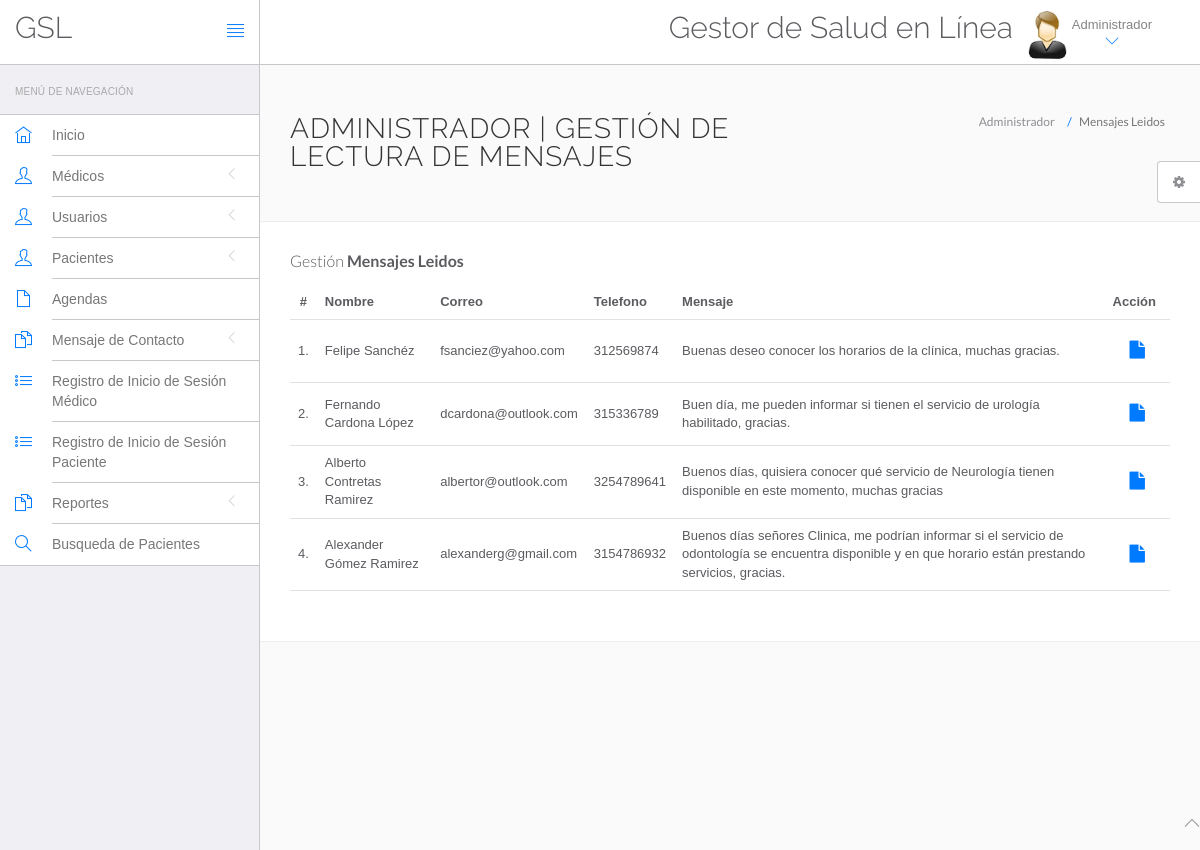
Page /hms/admin/read-query.php (signed in) on the committed database.
### tables this page shows
CREATE TABLE `tblcontactus` (
  `id` int(11) NOT NULL,
  `fullname` varchar(255) DEFAULT NULL,
  `email` varchar(255) DEFAULT NULL,
  `contactno` bigint(12) DEFAULT NULL,
  `message` mediumtext DEFAULT NULL,
  `PostingDate` timestamp NULL DEFAULT current_timestamp(),
  `AdminRemark` mediumtext DEFAULT NULL,
  `LastupdationDate` timestamp NULL DEFAULT NULL ON UPDATE current_timestamp(),
  `IsRead` int(11) DEFAULT NULL
);

### hms/admin/read-query.php (the view, shortened to what this page needs)
<?php
include('include/config.php');
?>
<!DOCTYPE html>
<html lang="en">
<head>
    <link rel="stylesheet" href="vendor/bootstrap/css/bootstrap.min.css">
    <link rel="stylesheet" href="vendor/fontawesome/css/font-awesome.min.css">
    <link rel="stylesheet" href="vendor/themify-icons/themify-icons.min.css">
    <link href="vendor/animate.css/animate.min.css" rel="stylesheet" media="screen">
    <link href="vendor/perfect-scrollbar/perfect-scrollbar.min.css" rel="stylesheet" media="screen">
    <link href="vendor/switchery/switchery.min.css" rel="stylesheet" media="screen">
    <link href="vendor/bootstrap-touchspin/jquery.bootstrap-touchspin.min.css" rel="stylesheet" media="screen">
    <link href="vendor/select2/select2.min.css" rel="stylesheet" media="screen">
    <link href="vendor/bootstrap-datepicker/bootstrap-datepicker3.standalone.min.css" rel="stylesheet" media="screen">
    <link href="vendor/bootstrap-timepicker/bootstrap-timepicker.min.css" rel="stylesheet" media="screen">
    <link rel="stylesheet" href="assets/css/styles.css">
    <link rel="stylesheet" href="assets/css/plugins.css">
    <link rel="stylesheet" href="assets/css/themes/theme-1.css" id="skin_color" />
</head>
<body>
    <div id="app">
        <?php include('include/sidebar.php');?>
		    <div class="app-content">
            <?php include('include/header.php');?>
            <div class="main-content">
                <div class="wrap-content container" id="container">
                    <section id="page-title">
                        <div class="row">
                            <div class="col-sm-8">
                                <h1 class="mainTitle">Administrador | Gestión de Lectura de Mensajes</h1>
                            </div>
                            <ol class="breadcrumb">
                                <li>
                                    <span>Administrador</span>
                                </li>
                                <li class="active">
                                    <span>Mensajes Leidos</span>
                                </li>
                            </ol>
                        </div>
                    </section>
                    <div class="container-fluid container-fullw bg-white">
                        <div class="row">
                            <div class="col-md-12">
                                <h5 class="over-title margin-bottom-15">Gestión <span class="text-bold">Mensajes Leidos</span></h5>
                                <table class="table table-hover" id="sample-table-1">
                                    <thead>
                                        <tr>
                                            <th class="center">#</th>
                                            <th>Nombre</th>
                                            <th class="hidden-xs">Correo</th>
                                            <th>Telefono </th>
                                            <th>Mensaje </th>
                                            <th>Acción</th>
                                        </tr>
                                    </thead>
                                    <tbody>
                                        <?php
$sql=mysqli_query($con,"select * from tblcontactus where IsRead is not null");
$cnt=1;
while($row=mysqli_fetch_array($sql))
{
?>
                                        <tr>
                                            <td class="center"><?php echo $cnt;?>.</td>
                                            <td class="hidden-xs"><?php echo $row['fullname'];?></td>
                                            <td><?php echo $row['email'];?></td>
                                            <td><?php echo $row['contactno'];?></td>
                                            <td><?php echo $row['message'];?></td>
                                            <td>
                                                <div class="visible-md visible-lg hidden-sm hidden-xs">
                                                    <a href="query-details.php?id=<?php echo $row['id'];?>"
                                                        class="btn btn-transparent btn-lg" title="View Details"><i
                                                            class="fa fa-file"></i></a>
                                                </div>
                                            </td>
                                        </tr>
                                        <?php
$cnt=$cnt+1;
											 }?>
                                    </tbody>
                                </table>
                            </div>
                        </div>
                    </div>
                </div>
            </div>
        </div>
    </div>
    <?php include('include/footer.php');?>
    <?php include('include/setting.php');?>
</body>
</html>

### hms/admin/assets/css/themes/theme-1.css (style rules this page uses)
body { background: #FAFAFA; }

### rows in the picture
tblcontactus: fullname "Felipe Sanchéz", email "fsanciez@yahoo.com", contactno "312569874", message "Buenas deseo conocer los horarios de la clínica, muchas gracias."
tblcontactus: fullname "Fernando Cardona López", email "dcardona@outlook.com", contactno "315336789", message "Buen día, me pueden informar si tienen el servicio de urología habilitado, gracias."
tblcontactus: fullname "Alberto Contretas Ramirez", email "albertor@outlook.com", contactno "3254789641", message "Buenos días, quisiera conocer qué servicio de Neurología tienen disponible en este momento, muchas gracias"
tblcontactus: fullname "Alexander Gómez Ramirez", email "alexanderg@gmail.com", contactno "3154786932", message "Buenos días señores Clinica, me podrían informar si el servicio de odontología se encuentra disponible y en que horario están prestando servicios, gracias."
